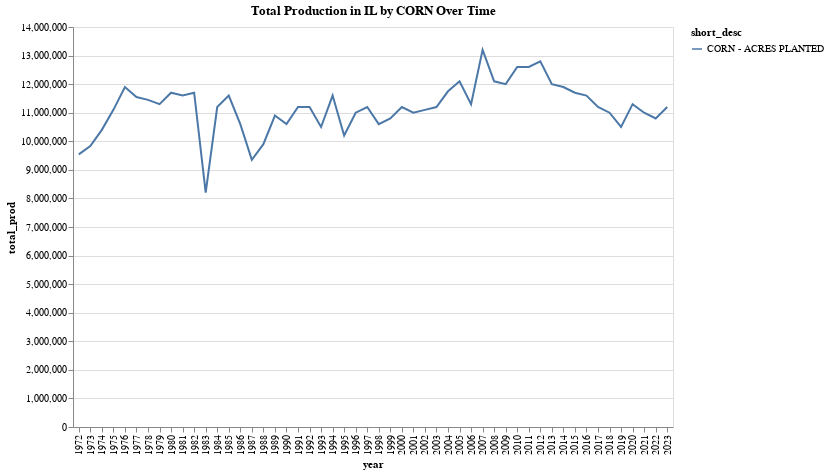
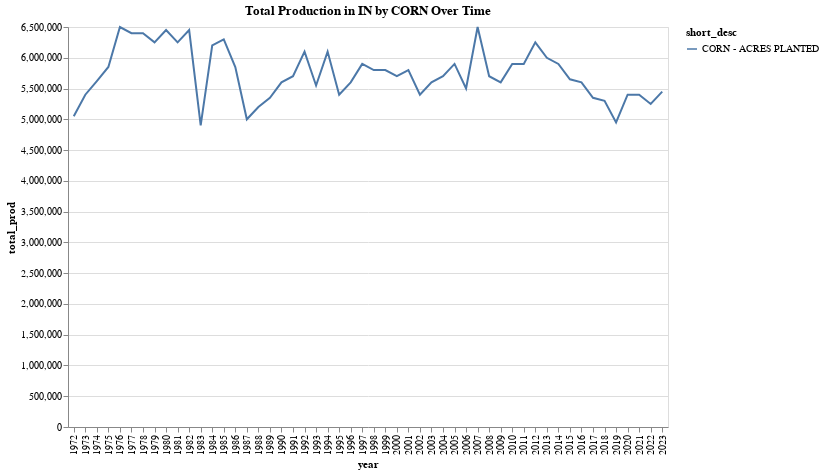
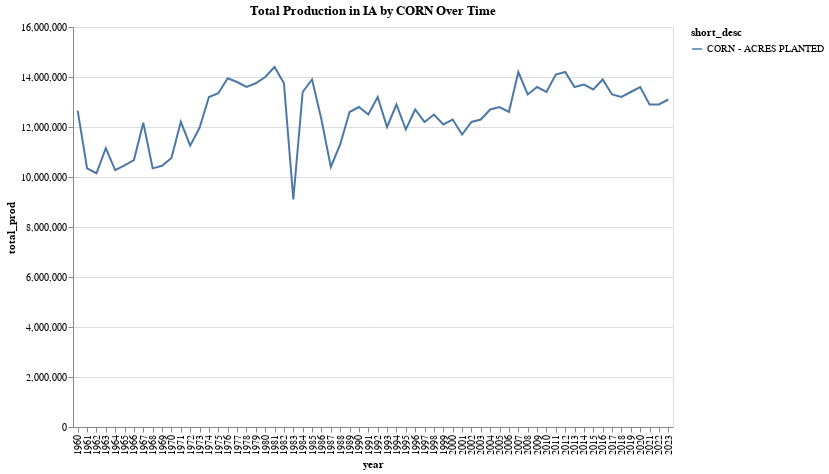
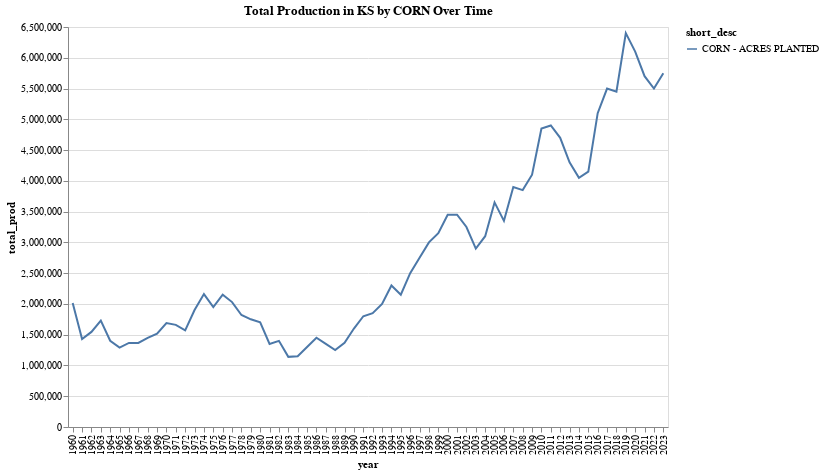

The notebook cell saved with these charts, in order:
### Markdown cell above
# Area Planted

### Code cell
db_name = 'field_crops.db'
table = 'midwest_area_planted_cleaned'
query = f"Select commodity_desc, state_alpha, short_desc, prodn_practice_desc, year, sum(value) as total_prod, count(*) from {table} group by commodity_desc, state_alpha, short_desc, year"

conn = sqlite3.connect(db_name) 
result = pd.read_sql(query, conn)
#pd.set_option('display.max_rows', None)  # Display all rows

midwestern_states = ['IL', 'IN', 'IA', 'KS', 'MI', 'MN', 'MO', 'NE', 'ND', 'OH', 'SD', 'WI']
good_data_commodities = [ 'CORN', 'SOYBEANS', 'WHEAT']

for commodity in good_data_commodities:
    for state in midwestern_states:
        df = result[result['commodity_desc'] == commodity]
        df = df[df['state_alpha'] == state]

        # Create the Altair line chart
        chart = alt.Chart(df).mark_line().encode(
        x='year:O',  # Treat 'year' as an ordinal value (categorical)
        y='total_prod:Q',
        color='short_desc:N'
        ).properties(
            title=f'Total Production in {state} by {commodity} Over Time',
            width=600,
            height=400
        )

        # Display the chart
        chart.show()
